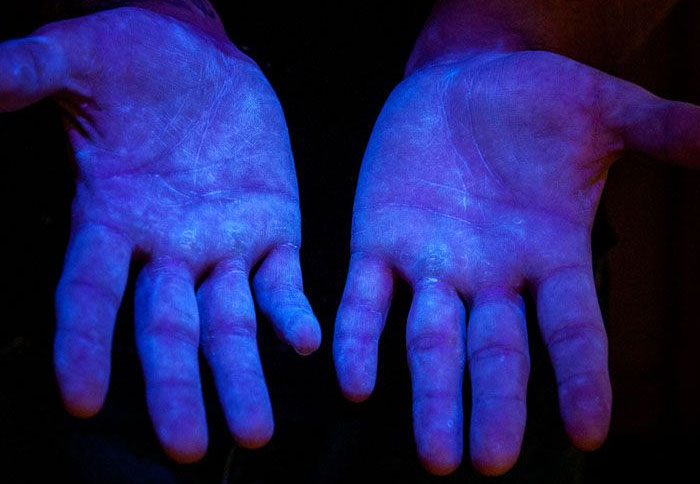
#> input picture images/UV_img_sample.jpg, 700 x 484 px, found by its file name
$ python histograms.py
#> lines starting #> are read from the running program, lines starting #| are printed output that depends on the picture; after the words box and inside, x2 and y2 are one past the last pixel; in counts of white or black regions, pixels touching at a corner belong together
import cv2 as cv
import matplotlib.pyplot as plt
import numpy as np

#Histograms allow you to visualize the pixel distribution (say gray scale) density
img = cv.imread('images/UV_img_sample.jpg')
#> img is the input picture: shape (484, 700, 3); mean B, G, R 99.8, 31.6, 32.5
cv.imshow('UV', img)

blank = np.zeros(img.shape[:2], dtype='uint8')

### GRAYSCALE ###
# [18 lines of commented-out code are left out]

### COLOR ###
mask = cv.circle(blank, (img.shape[1]//2 + 100,img.shape[0]//2 + 45), 100, 255, -1)
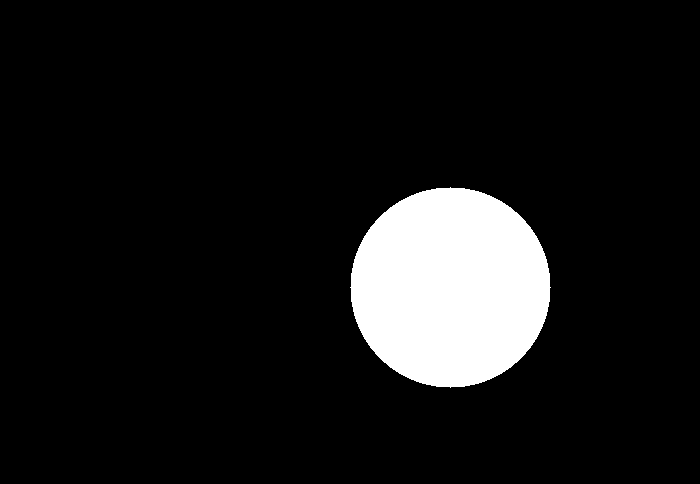
#> blank: shape (484, 700); 9.3% white; 1 white region, box (x1, y1, x2, y2) and area: (350, 187, 551, 388) 31417
masked = cv.bitwise_and(img,img,mask=mask)
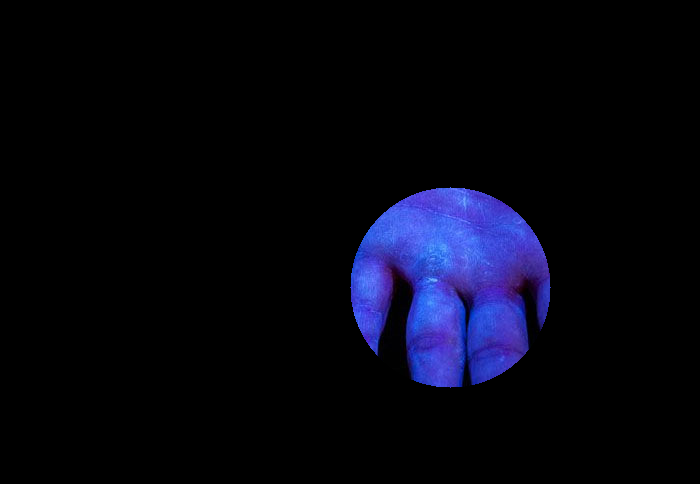
#> masked: shape (484, 700, 3); mean B, G, R 16.8, 5.7, 5.2
cv.imshow('Mask', masked)

plt.figure()
plt.title('Color Histogram')
plt.xlabel('Bins') # Bins represent the intervals of pixel intensities--0 being black and 255, white
plt.ylabel('# of pixels')

colors = ('b', 'g', 'r')
for i,col in enumerate(colors):
    # hist = cv.calcHist([img], [i], None, [256], [0,256])
    hist = cv.calcHist([img], [i], mask, [256], [0,256])
    plt.plot(hist)
    plt.xlim([0,256])

plt.show() # Peak is the # of pixels that have an intensity of # of bins
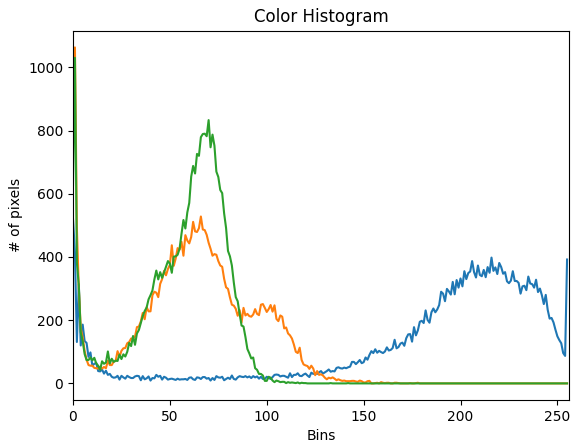
#> figure drawn by matplotlib, 1 panel; curve peaks at x = 0, y = 521; curve peaks at x = 1, y = 1063; curve peaks at x = 1, y = 1030

cv.waitKey(0)

$ run again, with images/Infectado.png saved as images/UV_img_sample.jpg
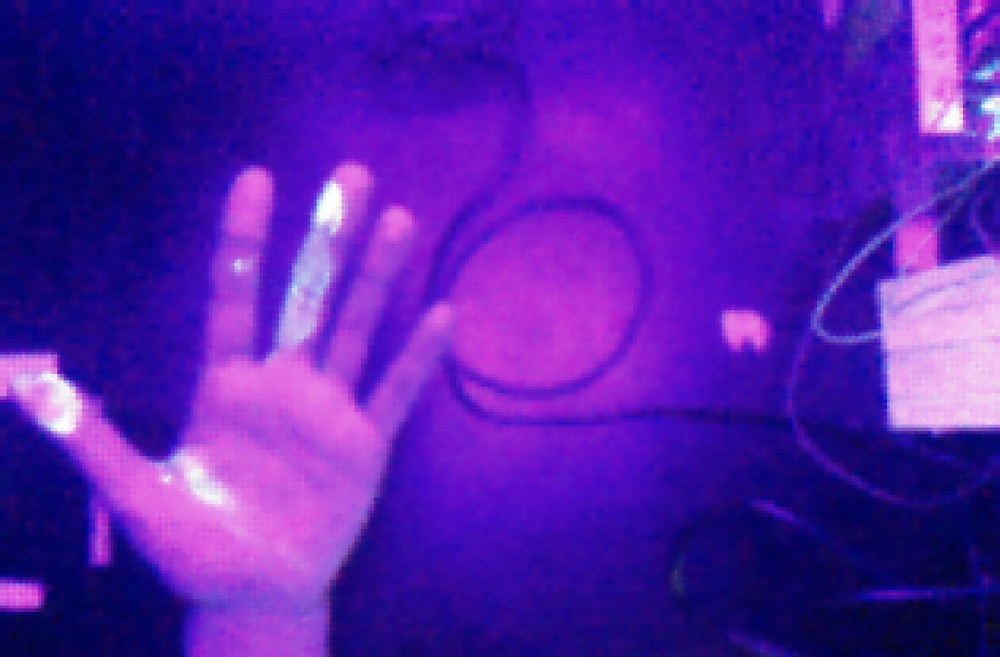
#> input picture images/Infectado.png, 1000 x 657 px, shrunk from 1399 x 919 before the run, found by its file name
#> img is the input picture: shape (657, 1000, 3); mean B, G, R 170.9, 30.4, 87
#> `mask = cv.circle(blank, (img.shape[1]//2 + 100,img.shape[0]//2 + 45), ..`:
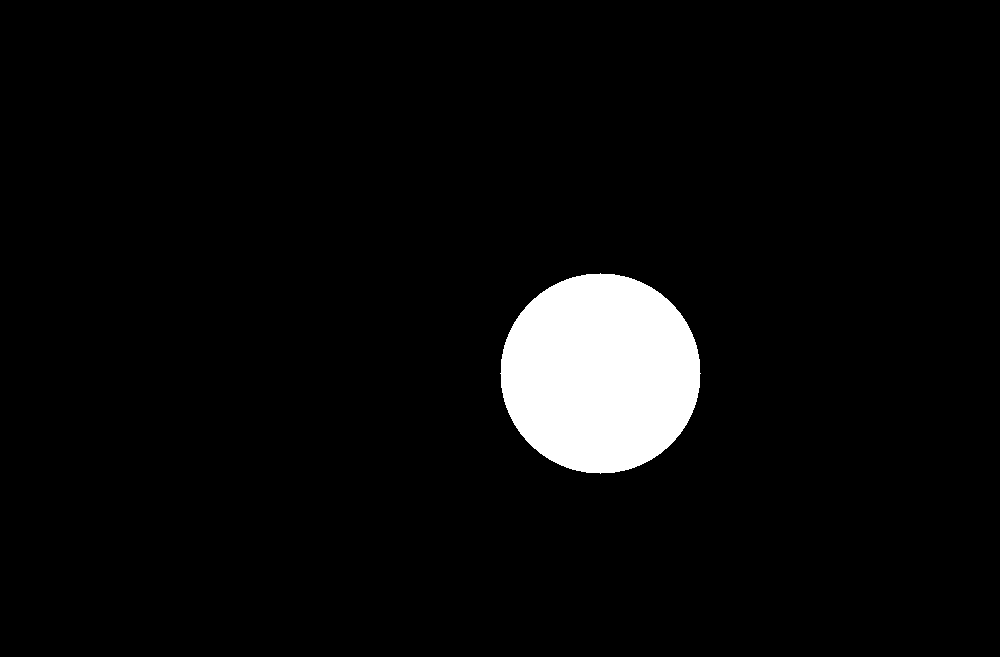
#> blank: shape (657, 1000); 4.8% white; 1 white region, box (x1, y1, x2, y2) and area: (500, 273, 701, 474) 31417
#> `plt.show()`:
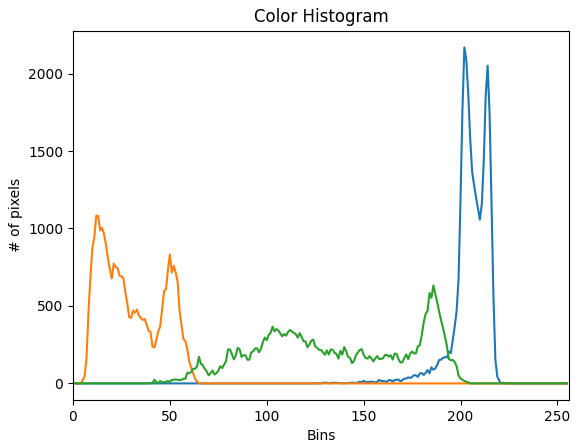
#> figure drawn by matplotlib, 1 panel; curve peaks at x = 202, y = 2169; curve peaks at x = 12, y = 1082; curve peaks at x = 186, y = 632

$ run again, with images/Mano_centro.png saved as images/UV_img_sample.jpg
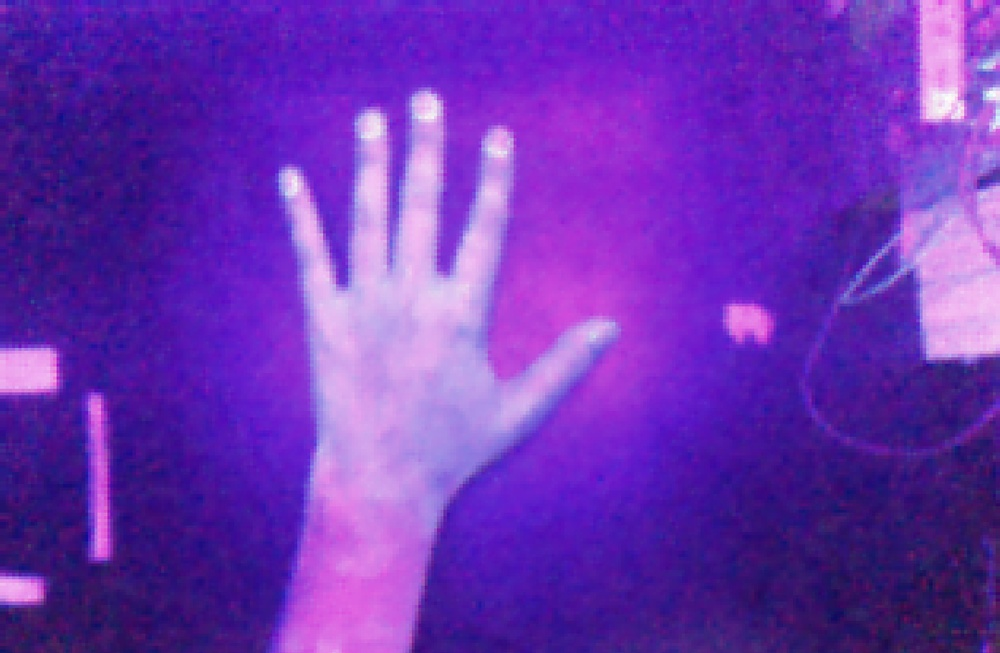
#> input picture images/Mano_centro.png, 1000 x 653 px, shrunk from 1396 x 912 before the run, found by its file name
#> img is the input picture: shape (653, 1000, 3); mean B, G, R 179.6, 50.1, 109.5
#> `mask = cv.circle(blank, (img.shape[1]//2 + 100,img.shape[0]//2 + 45), ..`:
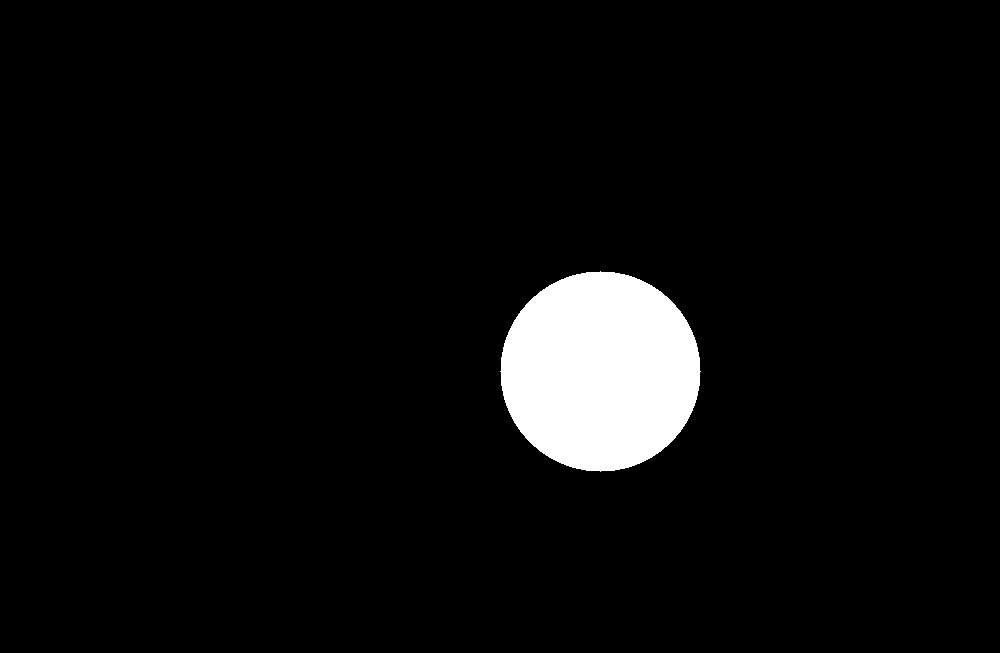
#> blank: shape (653, 1000); 4.8% white; 1 white region, box (x1, y1, x2, y2) and area: (500, 271, 701, 472) 31417
#> `plt.show()`:
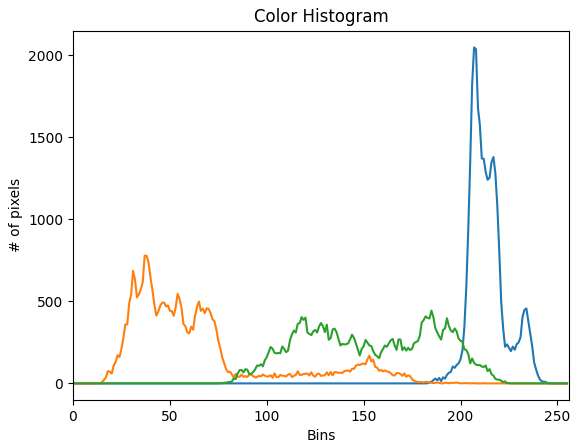
#> figure drawn by matplotlib, 1 panel; curve peaks at x = 207, y = 2048; curve peaks at x = 37, y = 779; curve peaks at x = 185, y = 444

$ run again, with images/Mano_lado.png saved as images/UV_img_sample.jpg
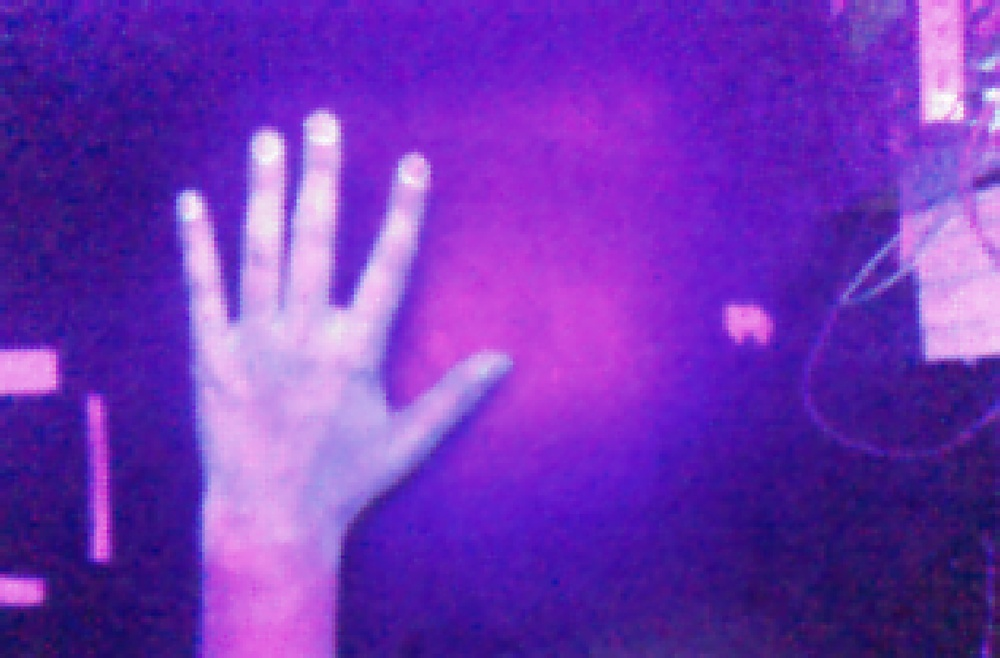
#> input picture images/Mano_lado.png, 1000 x 658 px, shrunk from 1396 x 918 before the run, found by its file name
#> img is the input picture: shape (658, 1000, 3); mean B, G, R 182.3, 51.4, 113.6
#> `mask = cv.circle(blank, (img.shape[1]//2 + 100,img.shape[0]//2 + 45), ..`:
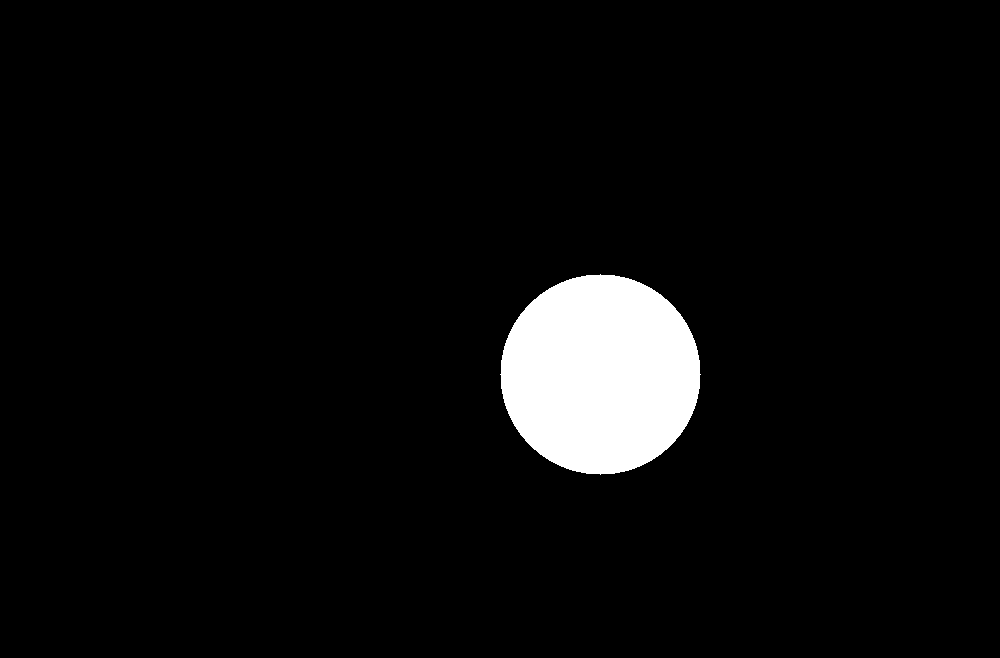
#> blank: shape (658, 1000); 4.8% white; 1 white region, box (x1, y1, x2, y2) and area: (500, 274, 701, 475) 31417
#> `plt.show()`:
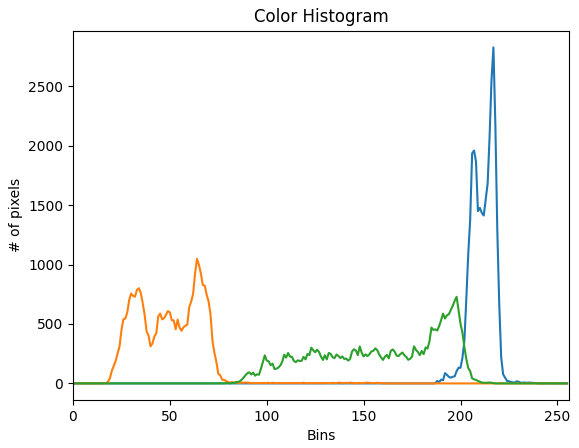
#> figure drawn by matplotlib, 1 panel; curve peaks at x = 217, y = 2828; curve peaks at x = 64, y = 1049; curve peaks at x = 198, y = 729
